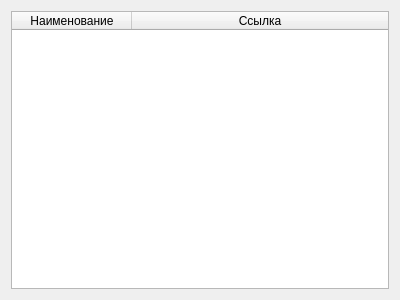
<?xml version="1.0" encoding="UTF-8"?>
<ui version="4.0">
 <class>Dialog</class>
 <widget class="QDialog" name="Dialog">
  <property name="geometry">
   <rect>
    <x>0</x>
    <y>0</y>
    <width>400</width>
    <height>300</height>
   </rect>
  </property>
  <property name="windowTitle">
   <string>Dialog</string>
  </property>
  <layout class="QGridLayout" name="gridLayout">
   <item row="0" column="0">
    <widget class="QTableWidget" name="tableWidget">
     <attribute name="horizontalHeaderDefaultSectionSize">
      <number>120</number>
     </attribute>
     <attribute name="horizontalHeaderStretchLastSection">
      <bool>true</bool>
     </attribute>
     <column>
      <property name="text">
       <string>Наименование</string>
      </property>
     </column>
     <column>
      <property name="text">
       <string>Ссылка</string>
      </property>
     </column>
    </widget>
   </item>
  </layout>
 </widget>
 <resources/>
 <connections/>
</ui>
